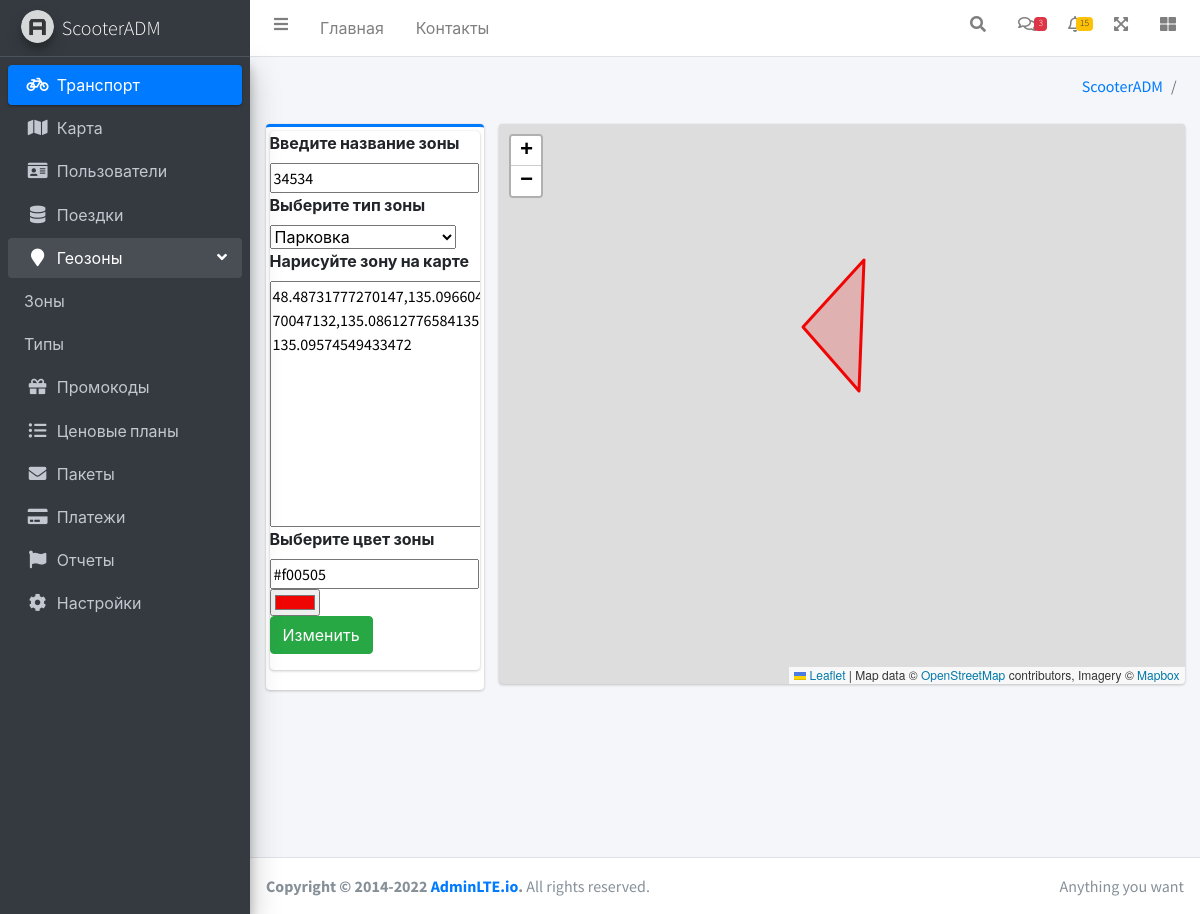
Page /zoneredactor/5 on the earlier database version.
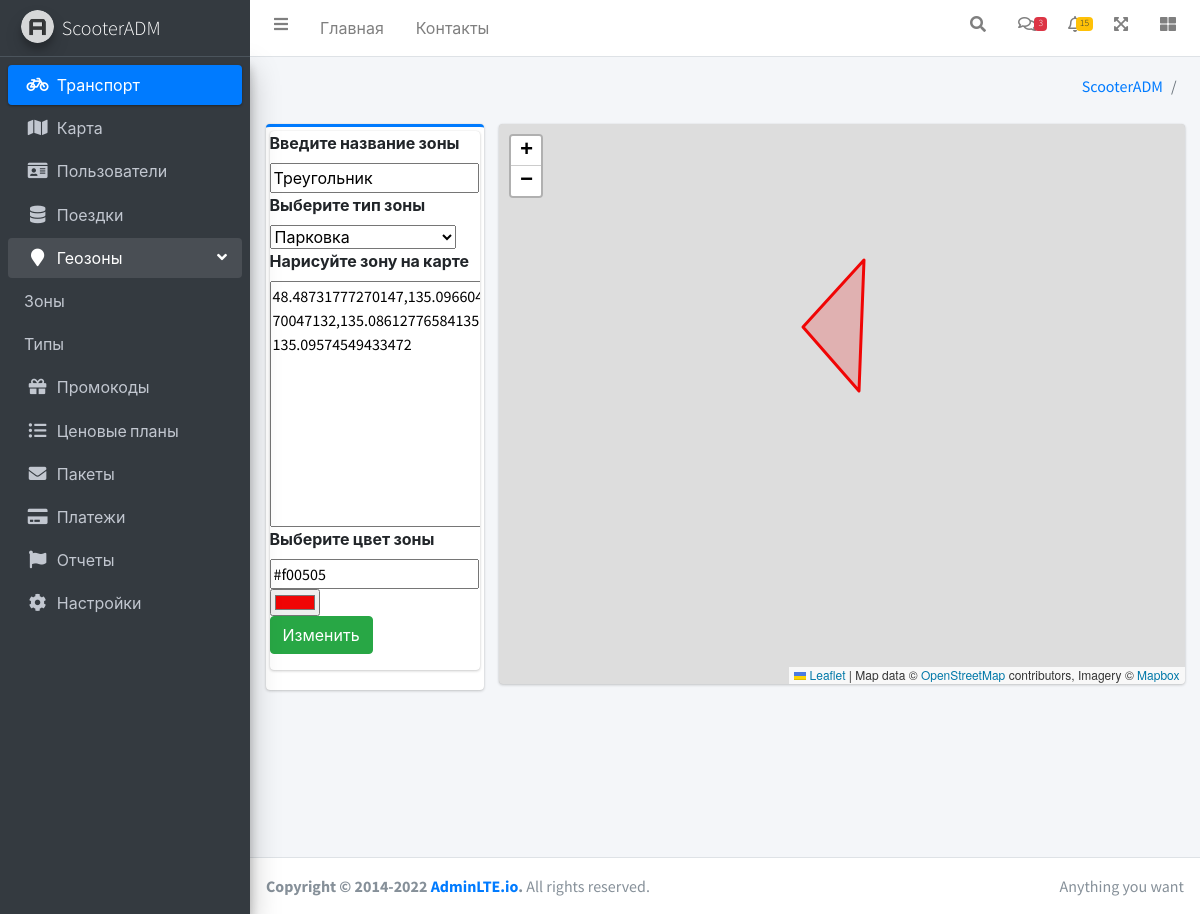
Same page on the later database version.
### adm/models.py (models this page shows, shortened)
class Zone(models.Model):
    id = models.IntegerField(primary_key=True)
    Name = models.CharField(max_length=30, null=True)
    TypeZone = models.ForeignKey(TypeOfZone, on_delete=models.SET_NULL, null=True)
    GPSPoints = models.TextField()
    ColorZone =  models.CharField(max_length=7)

### adm/views.py (the view)
# urls.py: path('zoneredactor/<int:pk>', views.Zoneredactor.as_view(), name='zoneredactor'),
class Zoneredactor(UpdateView):
    model = Zone
    template_name_suffix = 'redactor'
    fields = ["Name", "TypeZone", "GPSPoints", "ColorZone"]

### adm/models.py (called while the page is built)
    def __str__(self):
        return str(self.TypeZone)

### templates/adm/zoneredactor.html (shortened to what this page needs)
{% extends 'adm/index.html' %}
{% load static %}
{% block content_header %}
<div class="content-header">
      <div class="container-fluid">
        <div class="row mb-2">
          <div class="col-sm-6">
          </div>
          <div class="col-sm-6">
            <ol class="breadcrumb float-sm-right">
              <li class="breadcrumb-item"><a href="#">{% block content_header_breadcrumb %}ScooterADM{% endblock %}</a></li>
              <li class="breadcrumb-item active">{{name}}</li>
            </ol>
          </div>
        </div>
      </div>
    </div>
{% endblock %}
{% block main_content.html %}
<section class="content">
      <div class="container-fluid">
        <div class="row">
          <div class="col-md-3">
            <div class="card card-primary card-outline">
              <div class="card-body box-profile" style="padding: 0.25rem;">
                  <div class="card">
              <div class="card-body table-responsive p-0" >
                    <form method="post" name="ZoneredactorForm">
                      <label>Введите название зоны</label><br>
                      {{form.Name}} <br>
                      <label>Выберите тип зоны</label><br>
                      {{form.TypeZone}} <br>
                       <label>Нарисуйте зону на карте</label>
                      {{form.GPSPoints}} <br>
                      <label>Выберите цвет зоны</label><br>
                      {{form.ColorZone}} <br>
                      <input id="id_hex_color" maxlength="7" name="hex_color" type="color"><br>
                      <button class="btn btn-success" type="submit" value="Update">Изменить</button>
                    </form>
              </div>
            </div>
              </div>
            </div>
          </div>
          <div class="col-md-9">
                <div id="mapid" class="card">
                </div>
          </div>
        </div>
      </div>
    </section>
{% endblock %}

Differences in the rows shown:
changed Zone: Name "34534" → "Треугольник"
